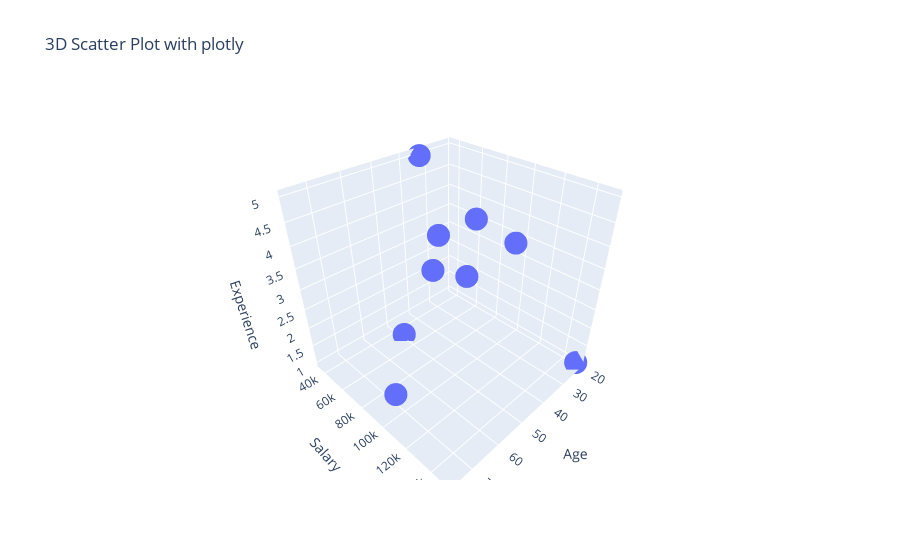

The cell this chart's notebook holds for it:
### Markdown cell above
### Another Method for 3D plots

### Code cell
import plotly.express as px
import plotly.io as pio
# Set renderer to open in browser
# pio.renderers.default = "browser"
fig= px.scatter_3d(df, x="Age", y="Salary", z="Experience", title="3D Scatter Plot with plotly")
fig.show()

### Figure 1 — Plotly figure (JSON) as saved in the notebook; plotly's stock layout.template omitted (floating-point values rounded to 4 significant figures)
{"data": [{"hovertemplate": "Age=%{x}<br>Salary=%{y}<br>Experience=%{z}<extra></extra>", "legendgroup": "", "marker": {"color": "#636efa", "symbol": "circle"}, "mode": "markers", "name": "", "scene": "scene", "showlegend": false, "type": "scatter3d", "x": [50, 25, 45, 32, 76, 35, 21, 34, 29], "y": [50000, 60000, 70000, 80000, 110000, 115000, 150000, 35000, 40000], "z": [1, 2, 3, 4, 2, 4, 1, 5, 3]}], "layout": {"legend": {"tracegroupgap": 0}, "scene": {"domain": {"x": [0, 1], "y": [0, 1]}, "xaxis": {"title": {"text": "Age"}}, "yaxis": {"title": {"text": "Salary"}}, "zaxis": {"title": {"text": "Experience"}}}, "title": {"text": "3D Scatter Plot with plotly"}}}
